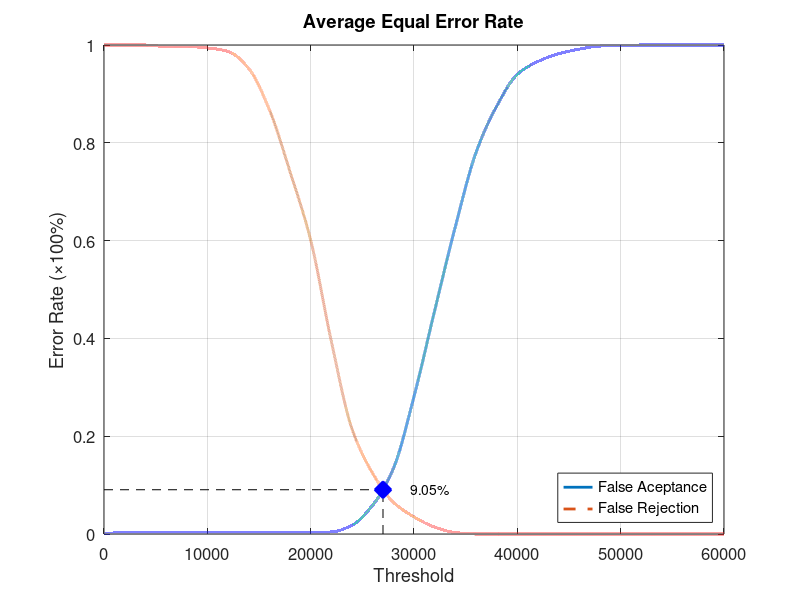
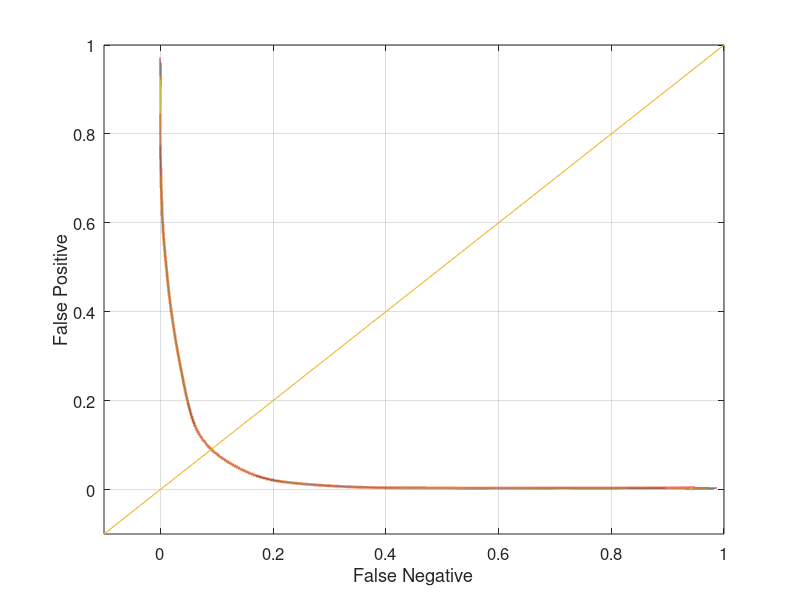

Recreate these plots in MATLAB, in order.
function yEER = Database3Average
close all;
clear;
clc;
x = 0:2000:60000;
xq = 0:0.5:60000;

y0 = [0 0.0031579 0.0031579 0.0031579 0.0031579 0.0031579 0.0031579 0.0031579 0.0031579 0.0031579 0.0031579 0.00421053 0.0178947 0.0589474 0.133684 0.281053 0.456842 0.628421 0.78 0.874737 0.94 0.966316 0.982105 0.991579 0.997895 0.998947 1 1 1 1 1];
yy0 = interp1(x, y0, xq, 'pchip');
y1 = [1 1 1 0.997 0.997 0.994 0.987 0.952 0.868 0.741 0.601 0.394 0.215 0.124 0.065 0.035 0.014 0.003 0 0 0 0 0 0 0 0 0 0 0 0 0];
yy1 = interp1(x, y1, xq, 'pchip');

% Calculating EER: 
y2 = abs(y0 - y1);
find(y2 == min(y2))
yy2 = abs(yy0 - yy1);
xEER = find(yy2 == min(yy2));
xEERIndex = xq(xEER) % X-axis EER
yEER = yy0(xEER) % Y-axis EER

main = figure
plot(xq, yy0,'-','LineWidth', 2);	hold on
plot(xq, yy1,'--','LineWidth', 2);	hold on
plot([xEERIndex xEERIndex], [0 yEER], 'k--');	hold on
plot([0 xEERIndex], [yEER yEER], 'k--');	hold on
plot(xEERIndex, yEER, 'bx', 'LineWidth', 10);	hold on
text(xEERIndex + 10 * xEERIndex / 100, yEER, [num2str(round((10000 * yEER)) / 100) '%'])
legend('False Aceptance', 'False Rejection', 'Location', 'SouthEast')
xlabel('Threshold')
ylabel('Error Rate (\times100%)')
title('Average Equal Error Rate')
set(gca, 'FontSize', 12)
axis([0 60000 0 1])
grid on

print(main, 'Database3AverageMain', '-dpng');
FNRxFPR = figure('Color', [1 1 1]);
plot(yy1, yy0, '-', yy1, yy0, 'LineWidth', 2);
hold on
y = -0.1:0.1:1
plot(y, y); 
set(gca, 'FontSize', 12)
xlabel('False Negative')
ylabel('False Positive')
axis([-0.1 1 -0.1 1])
set(gca, 'FontSize', 12)
grid on

print(FNRxFPR, 'Database3AverageFNRxFPR','-dpng');
end
